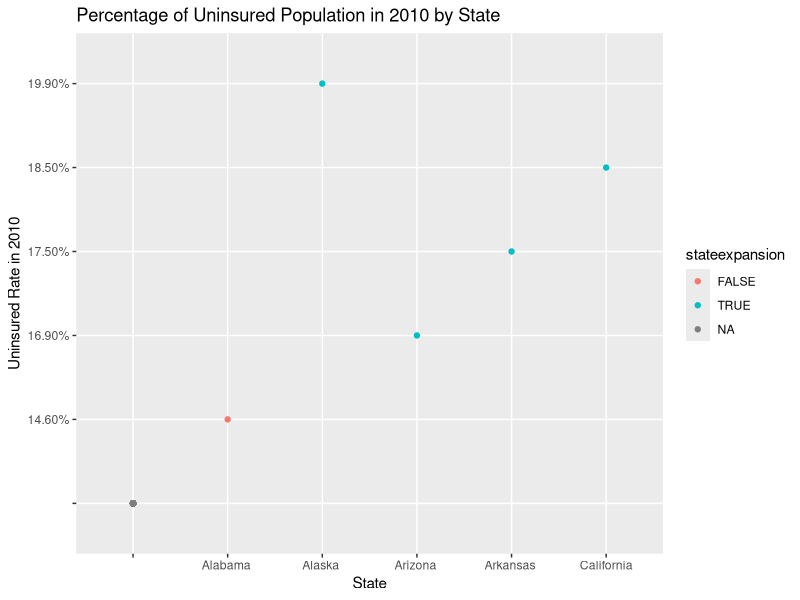
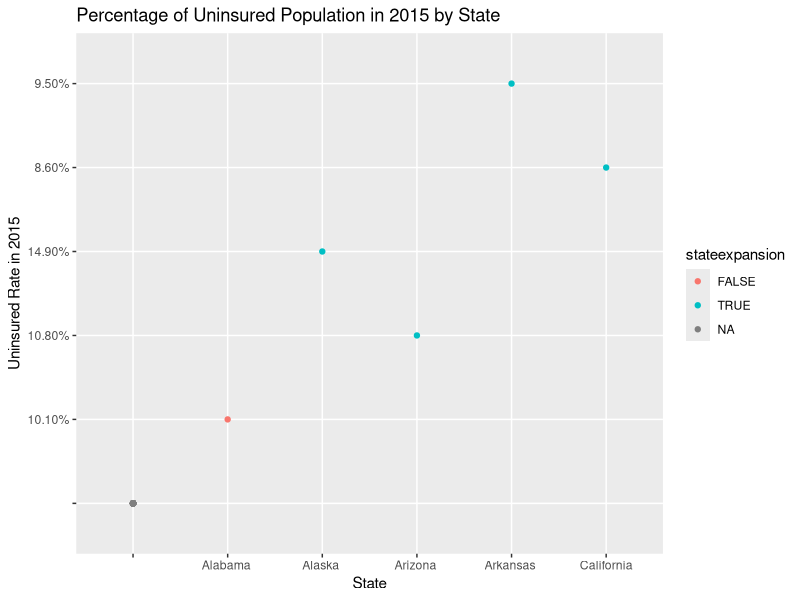

Recreate these plots in R, in order. (Note: this script raises an error after producing the figures.)
## ---- chunk 1
#Avantika Kapoor
#Assignment 03
## ---- chunk 2
#Importing my dataset

health <- read.csv("HealthCoverage.csv")

health
## ---- chunk 3
library(ggplot2)
library(dplyr)
library(magrittr)
library(tidyverse)
library(scales)
## ---- chunk 4
#Graph 1
caption <- paste(strwrap("Source: kaggle.com", 40),collapse="\n") #I am trying to add this as the source in the graph


ggplot(health, aes(State, rate2010, color = stateexpansion)) +
  geom_point() +
  xlab("State") +
  ylab("Uninsured Rate in 2010") +
  ggtitle("Percentage of Uninsured Population in 2010 by State") +
  annotate("text", label = caption, hjust = 0, vjust=1, size=4)
## ---- chunk 5
#Graph 2
ggplot(health, aes(State, rate2015, color = stateexpansion)) +
  geom_point() +
  xlab("State") +
  ylab("Uninsured Rate in 2015") +
  ggtitle("Percentage of Uninsured Population in 2015 by State") +
  annotate("text", label = caption, hjust = 0, vjust=1, size=4)
## ---- chunk 6
#Graph 3

ggplot(health, aes(State, credit2016)) +
  geom_boxplot() +
  xlab("State") +
  ylab("Average Monthly Tax Credit") +
  ggtitle("Average Monthly Tax Credit by State in 2016")
## ---- chunk 7
#Graph 4

ggplot(health, aes(marketplace2016, employer2015, color = State)) +
  geom_jitter() +
  xlab("Marketplace Insurace Coverage in 2015") +
  ylab("Employer Insurance Coverage in 2016") +
  xlim(17000, 15000000) +
  ylim(300000, 20000000) +
  ggtitle("Marketplace vs. Employer Coverage by State") +
  annotate("text", label = caption, hjust = 0, vjust=1, size=4)
